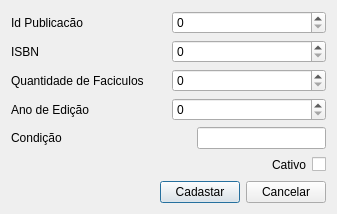
<?xml version="1.0" encoding="UTF-8"?>
<ui version="4.0">
 <class>CadastroExemplarDLG</class>
 <widget class="QDialog" name="CadastroExemplarDLG">
  <property name="geometry">
   <rect>
    <x>0</x>
    <y>0</y>
    <width>337</width>
    <height>211</height>
   </rect>
  </property>
  <property name="windowTitle">
   <string>Dialog</string>
  </property>
  <layout class="QVBoxLayout" name="verticalLayout">
   <item>
    <layout class="QHBoxLayout" name="horizontalLayout">
     <item>
      <widget class="QLabel" name="idPublicacaoLB">
       <property name="text">
        <string>Id Publicacão</string>
       </property>
      </widget>
     </item>
     <item>
      <widget class="QSpinBox" name="idPublicacaoSB">
       <property name="maximum">
        <number>1000000000</number>
       </property>
      </widget>
     </item>
    </layout>
   </item>
   <item>
    <layout class="QHBoxLayout" name="horizontalLayout_2">
     <item>
      <widget class="QLabel" name="isbnLB">
       <property name="text">
        <string>ISBN</string>
       </property>
      </widget>
     </item>
     <item>
      <widget class="QSpinBox" name="isbnSB">
       <property name="maximum">
        <number>1000000000</number>
       </property>
      </widget>
     </item>
    </layout>
   </item>
   <item>
    <layout class="QHBoxLayout" name="horizontalLayout_4">
     <item>
      <widget class="QLabel" name="quantidadeFacLB">
       <property name="text">
        <string>Quantidade de Faciculos</string>
       </property>
      </widget>
     </item>
     <item>
      <widget class="QSpinBox" name="quantidadeFacSB">
       <property name="maximum">
        <number>1000000000</number>
       </property>
      </widget>
     </item>
    </layout>
   </item>
   <item>
    <layout class="QHBoxLayout" name="horizontalLayout_5">
     <item>
      <widget class="QLabel" name="anoEdicaoLB">
       <property name="text">
        <string>Ano de Edição</string>
       </property>
      </widget>
     </item>
     <item>
      <widget class="QSpinBox" name="anoEdicaoSB">
       <property name="maximum">
        <number>1000000000</number>
       </property>
      </widget>
     </item>
    </layout>
   </item>
   <item>
    <layout class="QHBoxLayout" name="horizontalLayout_3">
     <item>
      <widget class="QLabel" name="condicaoLB">
       <property name="text">
        <string>Condição</string>
       </property>
      </widget>
     </item>
     <item>
      <spacer name="horizontalSpacer_2">
       <property name="orientation">
        <enum>Qt::Horizontal</enum>
       </property>
       <property name="sizeHint" stdset="0">
        <size>
         <width>40</width>
         <height>20</height>
        </size>
       </property>
      </spacer>
     </item>
     <item>
      <widget class="QLineEdit" name="consicaoLE"/>
     </item>
    </layout>
   </item>
   <item>
    <layout class="QHBoxLayout" name="horizontalLayout_6">
     <item>
      <spacer name="horizontalSpacer_3">
       <property name="orientation">
        <enum>Qt::Horizontal</enum>
       </property>
       <property name="sizeHint" stdset="0">
        <size>
         <width>40</width>
         <height>20</height>
        </size>
       </property>
      </spacer>
     </item>
     <item>
      <widget class="QLabel" name="cativoLB">
       <property name="text">
        <string>Cativo</string>
       </property>
      </widget>
     </item>
     <item>
      <widget class="QCheckBox" name="cativoCB">
       <property name="text">
        <string/>
       </property>
      </widget>
     </item>
    </layout>
   </item>
   <item>
    <layout class="QHBoxLayout" name="horizontalLayout_7">
     <item>
      <spacer name="horizontalSpacer">
       <property name="orientation">
        <enum>Qt::Horizontal</enum>
       </property>
       <property name="sizeHint" stdset="0">
        <size>
         <width>40</width>
         <height>20</height>
        </size>
       </property>
      </spacer>
     </item>
     <item>
      <widget class="QPushButton" name="cadastrarBTN">
       <property name="text">
        <string>Cadastar</string>
       </property>
      </widget>
     </item>
     <item>
      <widget class="QPushButton" name="cancelarBTN">
       <property name="text">
        <string>Cancelar</string>
       </property>
      </widget>
     </item>
    </layout>
   </item>
  </layout>
 </widget>
 <resources/>
 <connections/>
</ui>
